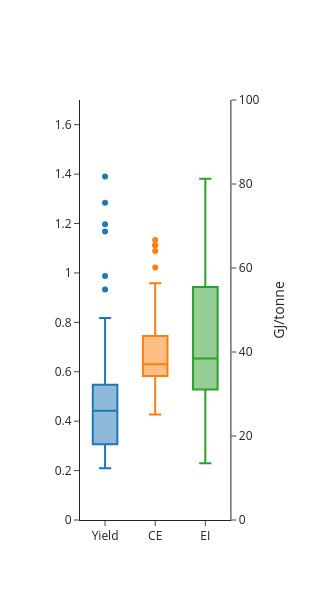

Notebook code for this chart:
### Code cell
import plotly.graph_objects as go
from plotly.subplots import make_subplots

# Filter rows with the substrate
filtered_df = df[df["SubstratePathway"] == "Glycolaldehyde_SACA"]


filtered_df = filtered_df[filtered_df['YieldBP_Mass'] != 0]
filtered_df = filtered_df[filtered_df['Carbon_Efficiency'] != 0]
filtered_df = filtered_df[filtered_df['Energy_Input'] != 0]

# Create subplot
fig = make_subplots(specs=[[{"secondary_y": True}]])

# Add the first subplot with two box plots sharing the same y-axis
fig.add_trace(go.Box(y=filtered_df["YieldBP_Mass"], name="Yield"), secondary_y=False)
fig.add_trace(go.Box(y=filtered_df["Carbon_Efficiency"], name="Carbon Efficiency"), secondary_y=False)

# Add the second subplot with the third box plot and its own y-axis
fig.add_trace(go.Box(y=filtered_df["Energy_Input"], name="Energy Input", yaxis="y2"), secondary_y=True)

fig.update_traces(showlegend=False)

# Update layout
fig.update_layout(xaxis=dict(title="", tickvals=[0, 1, 2], ticktext=["Yield","CE", "EI"]),yaxis=dict(title=''))
fig.update_yaxes(secondary_y=False,range=[0, 1.7])
fig.update_yaxes(title_text="GJ/tonne", secondary_y=True,range=[0, 100])

fig.update_layout(template="simple_white", plot_bgcolor = "white", title = {'x': 0.52},
                 width=250, height=600, title_font_size=18, 
                 )
# Show the plot
fig.show()


fig.write_image(outputDirectory_general + date + "_DiscussionBv3_Glycolaldehyde_SACA" + ".png", scale=5)

### Figure 1 — Plotly figure (JSON) as saved in the notebook; plotly's stock layout.template omitted (floating-point values rounded to 4 significant figures)
{"data": [{"name": "Yield", "showlegend": false, "type": "box", "xaxis": "x", "y": [0.2566, 0.2092, 0.257, 0.2682, 0.2736, 0.2743, 0.2772, 0.2773, 0.3501, 0.3162, 0.3368, 0.3541, 0.3258, 0.3282, 0.3831, 0.4423, 0.5096, 0.3735, 0.4425, 0.2843, 0.2835, 0.2847, 0.4841, 0.5136, 0.5136, 0.5125, 0.2768, 0.5169, 0.4836, 0.2636, 0.5595, 0.2869, 0.5607, 0.4532, 0.3154, 0.5392, 0.5628, 0.3135, 0.5417, 0.4339, 0.3687, 0.3687, 0.426, 0.5031, 0.632, 0.5414, 0.69, 0.5652, 0.9329, 0.5434, 0.8177, 0.9881, 0.7555, 1.197, 1.39, 1.168, 1.284], "yaxis": "y"}, {"name": "Carbon Efficiency", "showlegend": false, "type": "box", "xaxis": "x", "y": [0.5241, 0.4275, 0.5311, 0.558, 0.5721, 0.5753, 0.5829, 0.5843, 0.5248, 0.5576, 0.5457, 0.603, 0.5549, 0.559, 0.6208, 0.663, 0.6028, 0.5599, 0.6171, 0.6265, 0.6248, 0.6274, 0.6451, 0.6845, 0.6845, 0.6831, 0.6192, 0.6119, 0.75, 0.608, 0.7627, 0.5576, 0.6863, 0.5809, 0.6305, 0.7435, 0.776, 0.6001, 0.7557, 0.71, 0.6399, 0.6399, 0.7056, 0.6289, 0.7672, 0.6863, 0.8747, 0.6522, 0.9585, 0.6989, 0.9585, 1.022, 0.8721, 1.088, 1.113, 1.112, 1.134], "yaxis": "y"}, {"name": "Energy Input", "showlegend": false, "type": "box", "xaxis": "x", "y": [66.26, 81.24, 66.15, 63.39, 62.13, 61.98, 61.33, 61.3, 48.55, 53.76, 50.48, 48.01, 52.18, 51.79, 44.37, 38.44, 33.36, 45.51, 38.41, 59.8, 59.97, 59.72, 35.12, 33.1, 33.1, 33.17, 61.42, 32.89, 35.16, 64.49, 30.38, 59.26, 30.32, 37.51, 53.9, 31.53, 30.21, 54.23, 31.38, 39.18, 46.1, 46.1, 39.91, 33.79, 26.9, 31.4, 24.64, 30.08, 18.22, 31.28, 20.79, 17.57, 22.5, 15.4, 13.54, 16.12, 14.92], "yaxis": "y2"}], "layout": {"height": 600, "plot_bgcolor": "white", "title": {"font": {"size": 18}, "x": 0.52}, "width": 250, "xaxis": {"anchor": "y", "domain": [0, 0.94], "ticktext": ["Yield", "CE", "EI"], "tickvals": [0, 1, 2], "title": {"text": ""}}, "yaxis": {"anchor": "x", "domain": [0, 1], "range": [0, 1.7], "title": {"text": ""}}, "yaxis2": {"anchor": "x", "overlaying": "y", "range": [0, 100], "side": "right", "title": {"text": "GJ/tonne"}}}}
